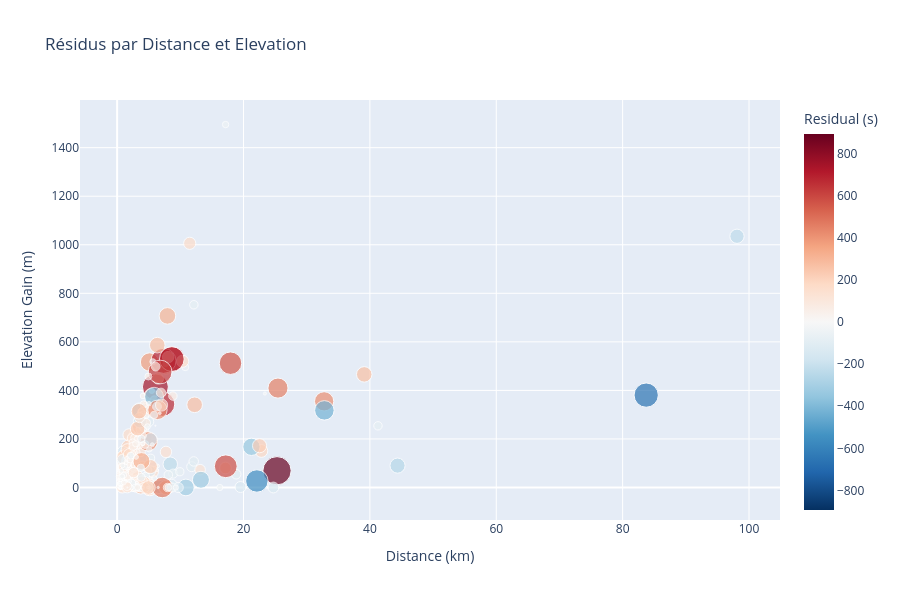

Here is the notebook cell this chart was saved with:
### Markdown cell above
## 3.5 2D-map residuals for distance and elevation

### Code cell
# Préparer les données
scatter_df = pd.DataFrame({
    'distance_km': X_train_ride['total_distance_km'].values,      # <--- Ajout de .values
    'elevation_gain': X_train_ride['total_elevation_gain'].values, # <--- Ajout de .values
    'residual': residuals.values if hasattr(residuals, 'values') else residuals, # Gestion array/series
    'abs_residual': residuals.abs().values if hasattr(residuals, 'values') else residuals.abs(),
    'actual_time': y_true.values,                                  # <--- Ajout de .values
    'predicted_time': y_pred                                       # Déjà un numpy array
})

# Plot interactif
fig = px.scatter(
    scatter_df,
    x='distance_km',
    y='elevation_gain',
    color='residual',
    size='abs_residual',
    color_continuous_scale='RdBu_r',  # Rouge = sous-estimé, Bleu = sur-estimé
    color_continuous_midpoint=0,
    hover_data={
        'distance_km': ':.1f',
        'elevation_gain': ':.0f',
        'residual': ':.0f',
        'actual_time': ':.0f',
        'predicted_time': ':.0f'
    },
    labels={
        'distance_km': 'Distance (km)',
        'elevation_gain': 'Elevation Gain (m)',
        'residual': 'Residual (s)',
        'abs_residual': 'Abs Residual'
    },
    title=f"Résidus par Distance et Elevation "
)

fig.update_layout(
    height=600,
    width=900
)

fig.show()

# Zones problématiques
print("\n" + "="*60)
print("ZONES PROBLÉMATIQUES")
print("="*60)

# Segments longs avec peu d'elevation (sous-estimés ?)
long_flat = scatter_df[(scatter_df['distance_km'] > 10) & (scatter_df['elevation_gain'] < 200)]
print(f"\nSegments longs et plats (>10km, <200m D+):")
print(f"  Count: {len(long_flat)}")
print(f"  Mean residual: {long_flat['residual'].mean():.1f}s")

# Segments courts avec beaucoup d'elevation (sur-estimés ?)
short_steep = scatter_df[(scatter_df['distance_km'] < 3) & (scatter_df['elevation_gain'] > 300)]
print(f"\nSegments courts et raides (<3km, >300m D+):")
print(f"  Count: {len(short_steep)}")
print(f"  Mean residual: {short_steep['residual'].mean():.1f}s")

### Figure 1 — Plotly figure (JSON) as saved in the notebook; plotly's stock layout.template omitted (floating-point values rounded to 4 significant figures; data arrays with more than 128 entries replaced by an {"elided": "..."} marker saying what was removed)
{"data": [{"customdata": {"elided": "757x3 float values"}, "hovertemplate": "Distance (km)=%{x:.1f}<br>Elevation Gain (m)=%{y:.0f}<br>Abs Residual=%{marker.size}<br>Residual (s)=%{marker.color:.0f}<br>actual_time=%{customdata[1]:.0f}<br>predicted_time=%{customdata[2]:.0f}<extra></extra>", "legendgroup": "", "marker": {"color": {"elided": "757 float values"}, "coloraxis": "coloraxis", "size": {"elided": "757 float values"}, "sizemode": "area", "sizeref": 2.233, "symbol": "circle"}, "mode": "markers", "name": "", "orientation": "v", "showlegend": false, "type": "scatter", "x": {"elided": "757 float values"}, "xaxis": "x", "y": {"elided": "757 float values"}, "yaxis": "y"}], "layout": {"coloraxis": {"cmid": 0, "colorbar": {"title": {"text": "Residual (s)"}}, "colorscale": [[0, "rgb(5,48,97)"], [0.1, "rgb(33,102,172)"], [0.2, "rgb(67,147,195)"], [0.3, "rgb(146,197,222)"], [0.4, "rgb(209,229,240)"], [0.5, "rgb(247,247,247)"], [0.6, "rgb(253,219,199)"], [0.7, "rgb(244,165,130)"], [0.8, "rgb(214,96,77)"], [0.9, "rgb(178,24,43)"], [1, "rgb(103,0,31)"]]}, "height": 600, "legend": {"itemsizing": "constant", "tracegroupgap": 0}, "title": {"text": "Résidus par Distance et Elevation "}, "width": 900, "xaxis": {"anchor": "y", "domain": [0, 1], "title": {"text": "Distance (km)"}}, "yaxis": {"anchor": "x", "domain": [0, 1], "title": {"text": "Elevation Gain (m)"}}}}
